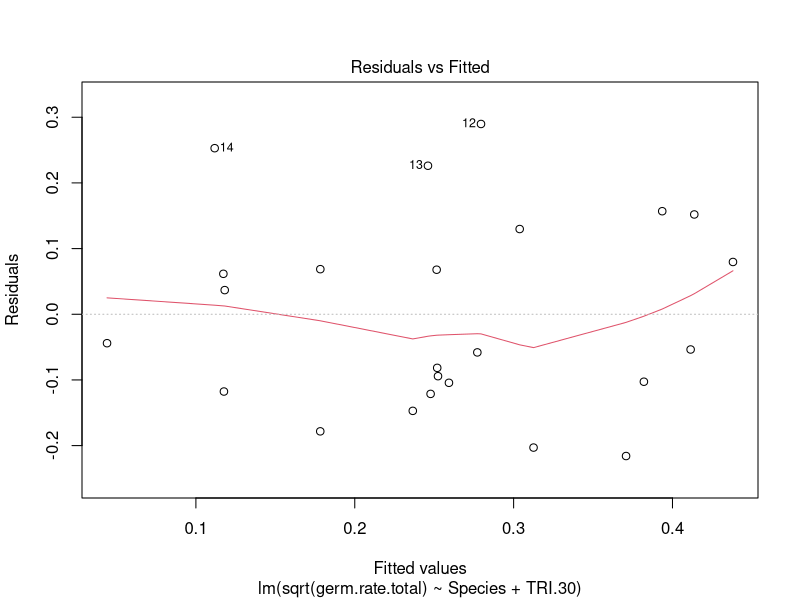
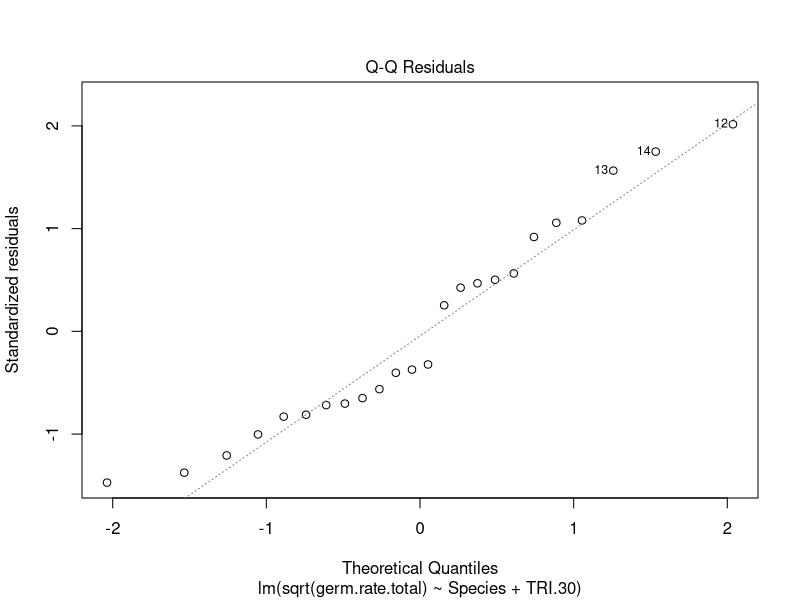
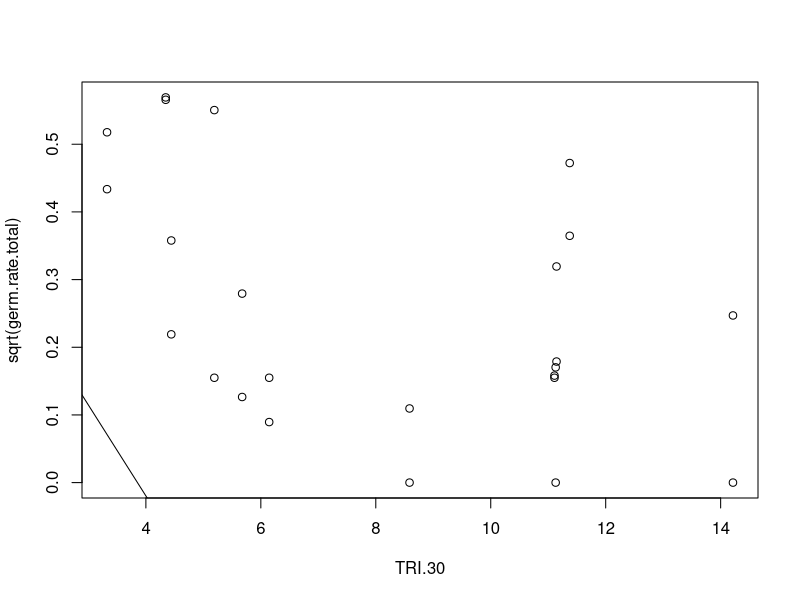

The R source for these figures, in order: (Note: this script raises an error after producing the figures.)
## Setup
library(tidyverse)
library(lme4)
library(MASS)

## reading in data
germ<- read.csv("Data/germination_establishment.summaries.csv") #summary by group


## making basic model for germination
germ.mod.TRI <- lm(sqrt(germ.rate.total)  ~ 
                   Species+TRI.30 , 
                 data = germ)
summary(germ.mod.TRI)
plot(germ.mod.TRI, which = 1:2)
plot(sqrt(germ.rate.total) ~ TRI.30, data = germ)
abline(germ.mod.TRI)
 ## Increasing TRI decreases germination rate

germ.mod.TPI <- lm(sqrt(germ.rate.total) ~
                     Species+TPI.gen, 
                   data = germ)
summary(germ.mod.TPI)
## Species and TPI significant when alpha = 0.1


#### looking at interaction model 
germ.mod.interaction <- lm(sqrt(germ.rate.total) ~
                             Species+TRI.30*TPI.gen, 
                           data = germ)
Anova(germ.mod.interaction, type = 3)
## no interaction

#### looking at additive model
germ.mod.additive <- lm(sqrt(germ.rate.total) ~
                             Species+TPI.gen + TRI.30, 
                           data = germ)
summary(germ.mod.additive)
## Species, shape, and ruggedness significant additively
